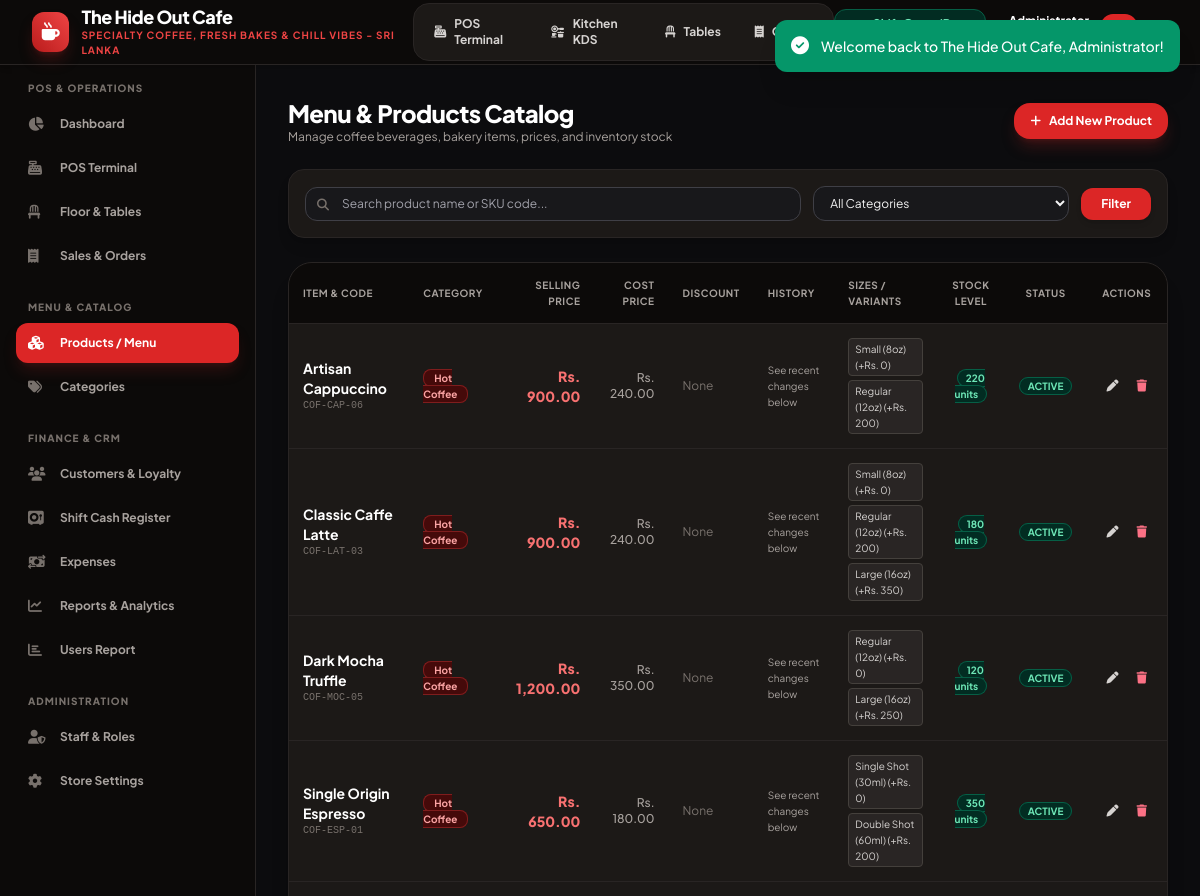
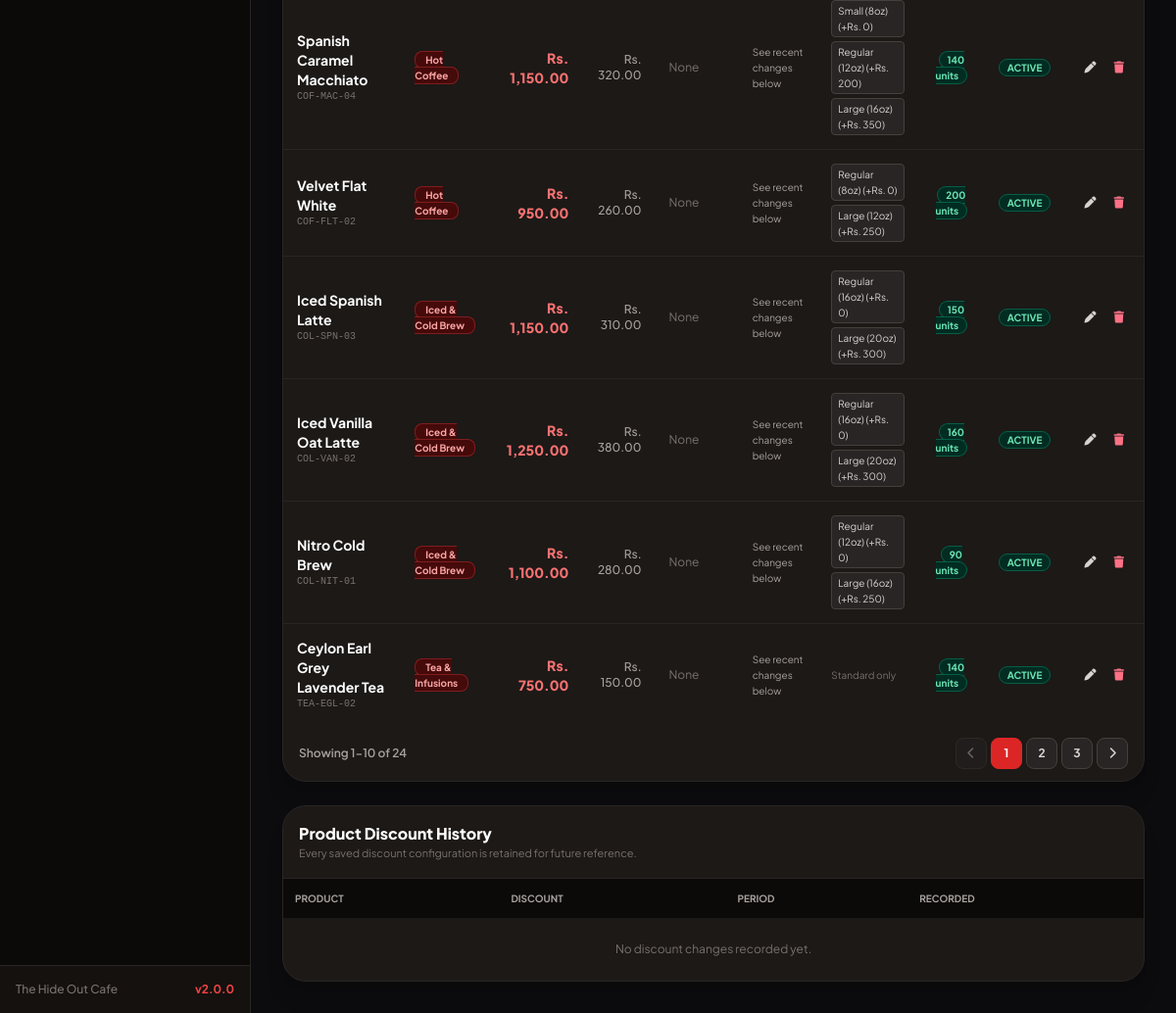
The page /products.php (signed in) on the database its author committed (2 pictures, top to bottom).
### tables this page shows
CREATE TABLE `products` (
  `id` INT AUTO_INCREMENT PRIMARY KEY,
  `category_id` INT NOT NULL,
  `name` VARCHAR(150) NOT NULL,
  `code` VARCHAR(50) NOT NULL UNIQUE,
  `description` TEXT NULL,
  `price` DECIMAL(10,2) NOT NULL DEFAULT 0.00,
  `cost_price` DECIMAL(10,2) NOT NULL DEFAULT 0.00,
  `image` VARCHAR(255) NULL,
  `track_stock` TINYINT(1) NOT NULL DEFAULT 1,
  `stock_quantity` INT NOT NULL DEFAULT 100,
  `alert_quantity` INT NOT NULL DEFAULT 15,
  `status` ENUM('active', 'inactive') NOT NULL DEFAULT 'active',
  FOREIGN KEY (`category_id`) REFERENCES `categories`(`id`) ON DELETE CASCADE
);

CREATE TABLE `categories` (
  `id` INT AUTO_INCREMENT PRIMARY KEY,
  `name` VARCHAR(100) NOT NULL,
  `slug` VARCHAR(100) NOT NULL UNIQUE,
  `icon` VARCHAR(50) DEFAULT 'fa-mug-hot',
  `sort_order` INT DEFAULT 0,
  `status` ENUM('active', 'inactive') NOT NULL DEFAULT 'active'
);

CREATE TABLE `product_variants` (
  `id` INT AUTO_INCREMENT PRIMARY KEY,
  `product_id` INT NOT NULL,
  `variant_name` VARCHAR(50) NOT NULL,
  `extra_price` DECIMAL(10,2) NOT NULL DEFAULT 0.00,
  FOREIGN KEY (`product_id`) REFERENCES `products`(`id`) ON DELETE CASCADE
);

### config/database.php (called while the page is built, shortened)
<?php
class Database {
    private static ?Database $instance = null;
    private ?PDO $conn = null;
    private function __construct() {
        $dsn = "mysql:host=" . DB_HOST . ";port=" . DB_PORT . ";dbname=" . DB_NAME . ";charset=" . DB_CHARSET;
        $options = [
            PDO::ATTR_ERRMODE            => PDO::ERRMODE_EXCEPTION,
            PDO::ATTR_DEFAULT_FETCH_MODE => PDO::FETCH_ASSOC,
            PDO::ATTR_EMULATE_PREPARES   => false,
            PDO::MYSQL_ATTR_INIT_COMMAND => "SET NAMES " . DB_CHARSET
        ];
        try {
            $this->conn = new PDO($dsn, DB_USER, DB_PASS, $options);
        } catch (PDOException $e) {
            if ($e->getCode() == 1049) {
                die("<h3>Database Error:</h3><p>Database <code>" . DB_NAME . "</code> does not exist. Please import <code>database/database.sql</code> into MySQL first.</p>");
            }
            die("<h3>Database Connection Failed:</h3><p>" . htmlspecialchars($e->getMessage()) . "</p>");
        }
    }
    public static function getInstance(): Database {
        if (self::$instance === null) {
            self::$instance = new self();
        }
        return self::$instance;
    }
    public function fetchAll(string $sql, array $params = []): array {
        $stmt = $this->conn->prepare($sql);
        $stmt->execute($params);
        return $stmt->fetchAll();
    }
    public function fetchOne(string $sql, array $params = []) {
        $stmt = $this->conn->prepare($sql);
        $stmt->execute($params);
        $result = $stmt->fetch();
        return $result ?: null;
    }
}
function db(): Database {
    return Database::getInstance();
}

### products.php (the view, shortened to what this page needs)
<?php
require_once __DIR__ . '/config/functions.php';
$settings = getSettings();
$catFilter = $_GET['cat'] ?? 'all';
$search = trim($_GET['q'] ?? '');
$perPage = 10;
$page = max(1, (int)($_GET['page'] ?? 1));
$sql = "SELECT p.*, c.name as category_name
        FROM products p
        LEFT JOIN categories c ON p.category_id = c.id
        WHERE 1=1";
$params = [];
$sql .= " ORDER BY c.sort_order ASC, p.name ASC";
$countRow = db()->fetchOne("SELECT COUNT(*) AS total FROM ($sql) filtered_products", $params);
$totalProducts = (int)($countRow['total'] ?? 0);
$totalPages = max(1, (int)ceil($totalProducts / $perPage));
$page = min($page, $totalPages);
$sql .= " LIMIT " . (($page - 1) * $perPage) . ", " . $perPage;
$products = db()->fetchAll($sql, $params);
$discountHistory = db()->fetchAll(
    "SELECT h.*, p.name AS product_name FROM product_discount_history h JOIN products p ON p.id = h.product_id ORDER BY h.recorded_at DESC LIMIT 100"
);
$variantsMap = [];
$variantsRaw = db()->fetchAll("SELECT * FROM product_variants ORDER BY extra_price ASC");
foreach ($variantsRaw as $vr) {
    $variantsMap[$vr['product_id']][] = $vr;
}
require_once __DIR__ . '/includes/header.php';
require_once __DIR__ . '/includes/sidebar.php';
?>
<main class="flex-1 overflow-y-auto p-4 sm:p-6 lg:p-8 bg-[#0c0c0e]">
    <div class="max-w-7xl mx-auto space-y-6">
        <div class="flex flex-col sm:flex-row sm:items-center justify-between gap-4">
            <div>
                <h2 class="text-2xl font-black tracking-tight text-white">Menu & Products Catalog</h2>
                <p class="text-xs text-stone-400">Manage coffee beverages, bakery items, prices, and inventory stock</p>
            </div>
            <button onclick="openProductModal()" class="inline-flex items-center gap-2 px-4 py-2.5 bg-red-600 hover:bg-red-500 text-white font-bold rounded-2xl text-xs shadow-lg shadow-red-900/40 transition">
                <i class="fa-solid fa-plus"></i> Add New Product
            </button>
        </div>
        <div class="bg-stone-900 border border-stone-800 p-4 rounded-2xl shadow-lg">
            <form method="GET" action="products.php" class="flex flex-col sm:flex-row items-center gap-3 text-xs">
                <div class="flex-1 w-full relative">
                    <input type="text" name="q" value="<?= e($search) ?>" placeholder="Search product name or SKU code..." class="w-full pl-9 pr-4 py-2 bg-stone-800 border border-stone-700 rounded-xl text-white">
                    <i class="fa-solid fa-magnifying-glass absolute left-3 top-3 text-stone-500"></i>
                </div>
                <div class="w-full sm:w-64">
                    <select name="cat" class="w-full px-3 py-2 bg-stone-800 border border-stone-700 rounded-xl text-white">
                        <option value="all">All Categories</option>
                    </select>
                </div>
                <button type="submit" class="px-5 py-2 bg-red-600 hover:bg-red-500 text-white font-bold rounded-xl shadow-md">Filter</button>
            </form>
        </div>
        <div class="bg-stone-900 border border-stone-800 rounded-3xl overflow-hidden shadow-xl">
            <div class="overflow-x-auto">
                <table class="w-full text-xs text-left">
                    <thead class="bg-stone-950 text-stone-400 font-bold uppercase text-[10px] tracking-wider border-b border-stone-800">
                        <tr>
                            <th class="p-3.5">Item & Code</th>
                            <th class="p-3.5">Category</th>
                            <th class="p-3.5 text-right">Selling Price</th>
                            <th class="p-3.5 text-right">Cost Price</th>
                            <th class="p-3.5">Discount</th>
                            <th class="p-3.5">History</th>
                            <th class="p-3.5">Sizes / Variants</th>
                            <th class="p-3.5 text-center">Stock Level</th>
                            <th class="p-3.5 text-center">Status</th>
                            <th class="p-3.5 text-center">Actions</th>
                        </tr>
                    </thead>
                    <tbody class="divide-y divide-stone-800">
                        <?php if (empty($products)): ?>
                            <tr><td colspan="10" class="p-8 text-center text-stone-500">No products found.</td></tr>
                        <?php else: ?>
                            <?php foreach ($products as $p): ?>
                            <tr class="hover:bg-stone-950/80 transition">
                                <td class="p-3.5">
                                    <span class="font-bold text-white text-sm"><?= e($p['name']) ?></span>
                                    <span class="block text-[10px] font-mono text-stone-500"><?= e($p['code']) ?></span>
                                </td>
                                <td class="p-3.5">
                                    <span class="px-2.5 py-0.5 rounded-lg bg-red-950 text-red-300 border border-red-900 font-bold text-[10px]"><?= e($p['category_name']) ?></span>
                                </td>
                                <td class="p-3.5 text-right font-black text-red-400 text-sm"><?= $currency ?> <?= number_format($p['price'], 2) ?></td>
                                <td class="p-3.5 text-right font-medium text-stone-400"><?= $currency ?> <?= number_format($p['cost_price'], 2) ?></td>
                                <td class="p-3.5 text-stone-300">
                                    <?php if (getActiveProductDiscount($p) > 0): ?>
                                        <span class="font-bold text-emerald-400"><?= $p['discount_type'] === 'fixed' ? $currency . ' ' . number_format($p['discount_value'], 2) : number_format($p['discount_value'], 2) . '%' ?></span>
                                        <span class="block text-[10px] text-stone-500"><?= e($p['discount_end'] ? 'Until ' . date('M d, h:i A', strtotime($p['discount_end'])) : 'No end date') ?></span>
                                    <?php else: ?>
                                        <span class="text-stone-500">None</span>
                                    <?php endif; ?>
                                </td>
                                <td class="p-3.5 text-[10px] text-stone-400">See recent changes below</td>
                                <td class="p-3.5">
                                    <?php if (!empty($variantsMap[$p['id']])): ?>
                                        <div class="flex flex-wrap gap-1">
                                            <?php foreach ($variantsMap[$p['id']] as $v): ?>
                                                <span class="text-[10px] bg-stone-800 border border-stone-700 text-stone-300 px-1.5 py-0.5 rounded"><?= e($v['variant_name']) ?> (+<?= $currency ?> <?= number_format($v['extra_price'], 0) ?>)</span>
                                            <?php endforeach; ?>
                                        </div>
                                    <?php else: ?>
                                        <span class="text-stone-500 text-[10px] font-normal">Standard only</span>
                                    <?php endif; ?>
                                </td>
                                <td class="p-3.5 text-center">
                                    <?php if ($p['track_stock']): ?>
                                        <span class="font-bold px-2 py-0.5 rounded-full text-[10px] <?= $p['stock_quantity'] <= $p['alert_quantity'] ? 'bg-rose-950 text-rose-300 border border-rose-800 animate-pulse' : 'bg-emerald-950 text-emerald-300 border border-emerald-800' ?>">
                                            <?= $p['stock_quantity'] ?> units
                                        </span>
                                    <?php else: ?>
                                        <span class="text-stone-500 text-[10px]">Unmanaged</span>
                                    <?php endif; ?>
                                </td>
                                <td class="p-3.5 text-center">
                                    <span class="px-2 py-0.5 rounded-full text-[10px] font-bold uppercase <?= $p['status'] === 'active' ? 'bg-emerald-950 text-emerald-300 border border-emerald-800' : 'bg-stone-800 text-stone-400' ?>">
                                        <?= e($p['status']) ?>
                                    </span>
                                </td>
                                <td class="p-3.5 text-center">
                                    <div class="flex items-center justify-center gap-1.5">
                                        <button onclick="editProduct(<?= htmlspecialchars(json_encode($p), ENT_QUOTES, 'UTF-8') ?>, <?= htmlspecialchars(json_encode($variantsMap[$p['id']] ?? []), ENT_QUOTES, 'UTF-8') ?>)" class="p-1.5 hover:bg-stone-800 text-stone-300 rounded-lg transition" title="Edit">
                                            <i class="fa-solid fa-pen"></i>
                                        </button>
                                        <form method="POST" action="products.php" onsubmit="return confirm('Delete product <?= addslashes($p['name']) ?>?');" class="inline">
                                            <button type="submit" class="p-1.5 hover:bg-rose-950/60 text-rose-400 rounded-lg transition" title="Delete">
                                                <i class="fa-solid fa-trash"></i>
                                            </button>
                                        </form>
                                    </div>
                                </td>
                            </tr>
                            <?php endforeach; ?>
                        <?php endif; ?>
                    </tbody>
                </table>
            </div>
            <?= renderPagination($page, $totalProducts, $perPage, ['q' => $search, 'cat' => $catFilter], true) ?>
        </div>
        <div class="bg-stone-900 border border-stone-800 rounded-3xl overflow-hidden shadow-xl">
            <div class="p-4 border-b border-stone-800">
                <h3 class="font-black text-white">Product Discount History</h3>
                <p class="text-[11px] text-stone-500">Every saved discount configuration is retained for future reference.</p>
            </div>
            <div class="overflow-x-auto">
                <table class="w-full text-xs text-left">
                    <thead class="bg-stone-950 text-stone-400 font-bold uppercase text-[10px]"><tr><th class="p-3">Product</th><th class="p-3">Discount</th><th class="p-3">Period</th><th class="p-3">Recorded</th></tr></thead>
                    <tbody class="divide-y divide-stone-800">
                    <?php if (empty($discountHistory)): ?><tr><td colspan="4" class="p-6 text-center text-stone-500">No discount changes recorded yet.</td></tr><?php endif; ?>
                    </tbody>
                </table>
            </div>
        </div>
    </div>
</main>
<?php require_once __DIR__ . '/includes/footer.php'; ?>

### assets/css/style.css (style rules this page uses)
:root { --primary: #dc2626; --primary-hover: #b91c1c; --primary-dark: #991b1b; --primary-light: #fee2e2; --dark-bg: #09090b; --dark-card: #18181b; --dark-border: #27272a; --text-main: #18181b; --text-light: #f4f4f5; --success: #10b981; --warning: #f59e0b; --danger: #ef4444; }
body { font-family: 'Plus Jakarta Sans', system-ui, -apple-system, BlinkMacSystemFont, 'Segoe UI', Roboto, sans-serif; background-color: #f4f4f6; color: #18181b; }
input:not([type="checkbox"]):not([type="radio"]):not([type="hidden"]):not([type="submit"]):not([type="button"]), textarea, select { background-color: #18181b !important; color: #f4f4f5 !important; border: 1px solid #3f3f46 !important; border-radius: 0.75rem; }
input::placeholder, textarea::placeholder { color: #a1a1aa !important; }
select option { background-color: #18181b; color: #f4f4f5; }

### rows shown on the page
products: name "Artisan Cappuccino", code "COF-CAP-06", category.name "Hot Coffee", price "900.00", cost_price "240.00", stock_quantity "220", status "ACTIVE"
product_variants: variant_name "Small (8oz)", extra_price "0"
product_variants: variant_name "Regular (12oz)", extra_price "200"
products: name "Classic Caffe Latte", code "COF-LAT-03", category.name "Hot Coffee", price "900.00", cost_price "240.00", stock_quantity "180", status "ACTIVE"
product_variants: variant_name "Small (8oz)", extra_price "0"
product_variants: variant_name "Regular (12oz)", extra_price "200"
product_variants: variant_name "Large (16oz)", extra_price "350"
products: name "Dark Mocha Truffle", code "COF-MOC-05", category.name "Hot Coffee", price "1,200.00", cost_price "350.00", stock_quantity "120", status "ACTIVE"
product_variants: variant_name "Regular (12oz)", extra_price "0"
product_variants: variant_name "Large (16oz)", extra_price "250"
products: name "Single Origin Espresso", code "COF-ESP-01", category.name "Hot Coffee", price "650.00", cost_price "180.00", stock_quantity "350", status "ACTIVE"
product_variants: variant_name "Single Shot (30ml)", extra_price "0"
product_variants: variant_name "Double Shot (60ml)", extra_price "200"
products: name "Spanish Caramel Macchiato", code "COF-MAC-04", category.name "Hot Coffee", price "1,150.00", cost_price "320.00", stock_quantity "140", status "ACTIVE"
product_variants: variant_name "Small (8oz)", extra_price "0"
product_variants: variant_name "Regular (12oz)", extra_price "200"
product_variants: variant_name "Large (16oz)", extra_price "350"
products: name "Velvet Flat White", code "COF-FLT-02", category.name "Hot Coffee", price "950.00", cost_price "260.00", stock_quantity "200", status "ACTIVE"
product_variants: variant_name "Regular (8oz)", extra_price "0"
product_variants: variant_name "Large (12oz)", extra_price "250"
products: name "Iced Spanish Latte", code "COL-SPN-03", category.name "Iced & Cold Brew", price "1,150.00", cost_price "310.00", stock_quantity "150", status "ACTIVE"
product_variants: variant_name "Regular (16oz)", extra_price "0"
product_variants: variant_name "Large (20oz)", extra_price "300"
products: name "Iced Vanilla Oat Latte", code "COL-VAN-02", category.name "Iced & Cold Brew", price "1,250.00", cost_price "380.00", stock_quantity "160", status "ACTIVE"
product_variants: variant_name "Regular (16oz)", extra_price "0"
product_variants: variant_name "Large (20oz)", extra_price "300"
products: name "Nitro Cold Brew", code "COL-NIT-01", category.name "Iced & Cold Brew", price "1,100.00", cost_price "280.00", stock_quantity "90", status "ACTIVE"
product_variants: variant_name "Regular (12oz)", extra_price "0"
product_variants: variant_name "Large (16oz)", extra_price "250"
products: name "Ceylon Earl Grey Lavender Tea", code "TEA-EGL-02", category.name "Tea & Infusions", price "750.00", cost_price "150.00", shows "Standard only", stock_quantity "140", status "ACTIVE"

### other values the page prints
$settings['cafe_name'] "The Hide Out Cafe"
$settings['cafe_tagline'] "SPECIALTY COFFEE, FRESH BAKES & CHILL VIBES - SRI LANKA"
APP_NAME "The Hide Out Cafe"
APP_VERSION "2.0.0"
$first "1"
$last "10"
$total "24"
